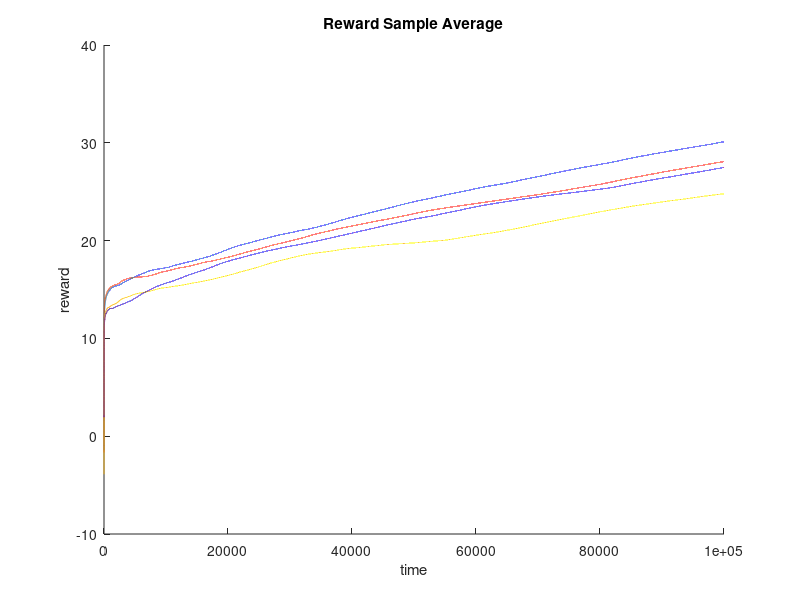
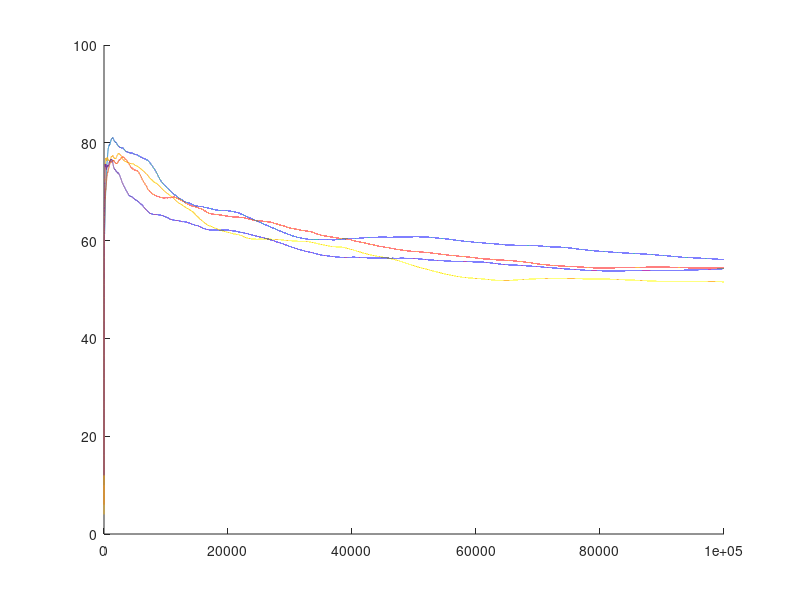

MATLAB code to generate these figures, in order: (Note: this script raises an error after producing the figures.)
%% Plot dei vari metodi
clc
clear
close all
set(0,'DefaultFigureWindowStyle','docked')

%% Sample average method graphs for different value of epsilon
load 003sample_average_data.mat R_avg BA_array
figure(1);
hold on;
plot(1:length(R_avg),R_avg);
figure(2);
hold on;
plot(1:length(R_avg),BA_array);

load 005sample_average_data.mat R_avg BA_array
figure(1);
hold on;
plot(1:length(R_avg),R_avg);
figure(2);
hold on;
plot(1:length(R_avg),BA_array);

load 01sample_average_data.mat R_avg BA_array
figure(1);
hold on;
plot(1:length(R_avg),R_avg);
figure(2);
hold on;
plot(1:length(R_avg),BA_array);

load 015sample_average_data.mat R_avg BA_array
figure(1);
hold on;
plot(1:length(R_avg),R_avg);
figure(2);
hold on;
plot(1:length(R_avg),BA_array);

figure(1)
title("Reward Sample Average")
xlabel("time")
ylabel("reward")
legend(char(949) + "= 0.03", char(949) + "= 0.05", char(949) + "= 0.10", char(949) + "= 0.15")
figure(2)
title("Quality Sample Average")
xlabel("time")
ylabel("% best actions")
legend(char(949) + "= 0.03", char(949) + "= 0.05", char(949) + "= 0.10", char(949) + "= 0.15")

%% Constant step size method graphs for different value of epsilon
load 003constant_stp_size_data.mat R_avg BA_array
figure(3);
hold on;
plot(1:length(R_avg),R_avg);
figure(4);
hold on;
plot(1:length(R_avg),BA_array);

load 005constant_stp_size_data.mat R_avg BA_array
figure(3);
hold on;
plot(1:length(R_avg),R_avg);
figure(4);
hold on;
plot(1:length(R_avg),BA_array);

load 01constant_stp_size_data.mat R_avg BA_array
figure(3);
hold on;
plot(1:length(R_avg),R_avg);
figure(4);
hold on;
plot(1:length(R_avg),BA_array);

load 015constant_stp_size_data.mat R_avg BA_array
figure(3);
hold on;
plot(1:length(R_avg),R_avg);
figure(4);
hold on;
plot(1:length(R_avg),BA_array);

figure(3)
title("Reward Constant Step Size")
xlabel("time")
ylabel("reward")
legend(char(949) + "= 0.03", char(949) + "= 0.05", char(949) + "= 0.10", char(949) + "= 0.15")
figure(4)
title("Quality Constant Step Size")
xlabel("time")
ylabel("% best actions")
legend(char(949) + "= 0.03", char(949) + "= 0.05", char(949) + "= 0.10", char(949) + "= 0.15")

%% UCB method graphs for different value of c
load 05UCB_data.mat R_avg BA_array
figure(5);
hold on;
plot(1:length(R_avg),R_avg);
figure(6);
hold on;
plot(1:length(R_avg),BA_array);

load 07UCB_data.mat R_avg BA_array
figure(5);
hold on;
plot(1:length(R_avg),R_avg);
figure(6);
hold on;
plot(1:length(R_avg),BA_array);

load 1UCB_data.mat R_avg BA_array
figure(5);
hold on;
plot(1:length(R_avg),R_avg);
figure(6);
hold on;
plot(1:length(R_avg),BA_array);

load 10UCB_data.mat R_avg BA_array
figure(5);
hold on;
plot(1:length(R_avg),R_avg);
figure(6);
hold on;
plot(1:length(R_avg),BA_array);

load 15UCB_data.mat R_avg BA_array
figure(5);
hold on;
plot(1:length(R_avg),R_avg);
figure(6);
hold on;
plot(1:length(R_avg),BA_array);

load 18UCB_data.mat R_avg BA_array
figure(5);
hold on;
plot(1:length(R_avg),R_avg);
figure(6);
hold on;
plot(1:length(R_avg),BA_array);

figure(5)
title("Reward UCB")
xlabel("time")
ylabel("reward")
legend("c = 05", "c = 07", "c = 1", "c = 10", "c = 15", "c = 18")
figure(6)
title("Quality UCB")
xlabel("time")
ylabel("% best actions")
legend("c = 05", "c = 07", "c = 1", "c = 10", "c = 15", "c = 18")


%% Confronto
load 003sample_average_data.mat R_avg BA_array
figure(7);
hold on;
plot(1:length(R_avg),R_avg);
figure(8);
hold on;
plot(1:length(R_avg),BA_array);

load 003constant_stp_size_data.mat R_avg BA_array
figure(7);
hold on;
plot(1:length(R_avg),R_avg);
figure(8);
hold on;
plot(1:length(R_avg),BA_array);

load 15UCB_data.mat R_avg BA_array
figure(7);
hold on;
plot(1:length(R_avg),R_avg);
figure(8);
hold on;
plot(1:length(R_avg),BA_array);

load preferences_gradient_data.mat R_avg BA_array
figure(7);
hold on;
plot(1:length(R_avg),R_avg);
figure(8);
hold on;
plot(1:length(R_avg),BA_array);

figure(7);
title("Reward")
xlabel("time");
ylabel("average reward");
legend("Sample average", "Constant step size", "UCB", "Preferences gradient");
figure(8);
title("Quality")
xlabel("time");
ylabel("percentage best action");
legend("Sample average", "Constant step size", "UCB", "Preferences gradient");

%% Confronto stazionario , senza random walks nelle medie
load 003sample_average_data_cost.mat R_avg BA_array
figure(9);
hold on;
plot(1:length(R_avg),R_avg);
figure(10);
hold on;
plot(1:length(R_avg),BA_array);

load 003constant_stp_size_data_cost.mat R_avg BA_array
figure(9);
hold on;
plot(1:length(R_avg),R_avg);
figure(10);
hold on;
plot(1:length(R_avg),BA_array);

load 15UCB_data_cost.mat R_avg BA_array
figure(9);
hold on;
plot(1:length(R_avg),R_avg);
figure(10);
hold on;
plot(1:length(R_avg),BA_array);

load preferences_gradient_data_cost.mat R_avg BA_array
figure(9);
hold on;
plot(1:length(R_avg),R_avg);
figure(10);
hold on;
plot(1:length(R_avg),BA_array);

figure(9);
title("Reward")
xlabel("time");
ylabel("average reward");
legend("Sample average", "Constant step size", "UCB", "Preferences gradient");
figure(10);
title("Quality")
xlabel("time");
ylabel("percentage best action");
legend("Sample average", "Constant step size", "UCB", "Preferences gradient");

%% Confronto senza episodi
load 003sample_average_data_p.mat R_avg BA_array
figure(11);
hold on;
plot(1:length(R_avg),R_avg);
figure(12);
hold on;
plot(1:length(R_avg),BA_array);

load 003constant_stp_size_data_p.mat R_avg BA_array
figure(11);
hold on;
plot(1:length(R_avg),R_avg);
figure(12);
hold on;
plot(1:length(R_avg),BA_array);

load 15UCB_data_p.mat R_avg BA_array
figure(11);
hold on;
plot(1:length(R_avg),R_avg);
figure(12);
hold on;
plot(1:length(R_avg),BA_array);

load preferences_gradient_data_p.mat R_avg BA_array
figure(11);
hold on;
plot(1:length(R_avg),R_avg);
figure(12);
hold on;
plot(1:length(R_avg),BA_array);

figure(11);
title("Reward")
xlabel("time");
ylabel("average reward");
legend("Sample average", "Constant step size", "UCB", "Preferences gradient");
figure(12);
title("Quality")
xlabel("time");
ylabel("percentage best action");
legend("Sample average", "Constant step size", "UCB", "Preferences gradient");

%% Confronto riducendo randoma walks
load 1sample_average.mat R_avg BA_array
figure(13);
hold on;
plot(1:length(R_avg),R_avg);
figure(14);
hold on;
plot(1:length(R_avg),BA_array);

load 1stp_size.mat R_avg BA_array
figure(13);
hold on;
plot(1:length(R_avg),R_avg);
figure(14);
hold on;
plot(1:length(R_avg),BA_array);

load 1ucb.mat R_avg BA_array
figure(13);
hold on;
plot(1:length(R_avg),R_avg);
figure(14);
hold on;
plot(1:length(R_avg),BA_array);

load 1pref.mat R_avg BA_array
figure(13);
hold on;
plot(1:length(R_avg),R_avg);
figure(14);
hold on;
plot(1:length(R_avg),BA_array);

figure(13);
title("Reward")
xlabel("time");
ylabel("average reward");
legend("Sample average", "Constant step size", "UCB", "Preferences gradient");
figure(14);
title("Quality")
xlabel("time");
ylabel("percentage best action");
legend("Sample average", "Constant step size", "UCB", "Preferences gradient");